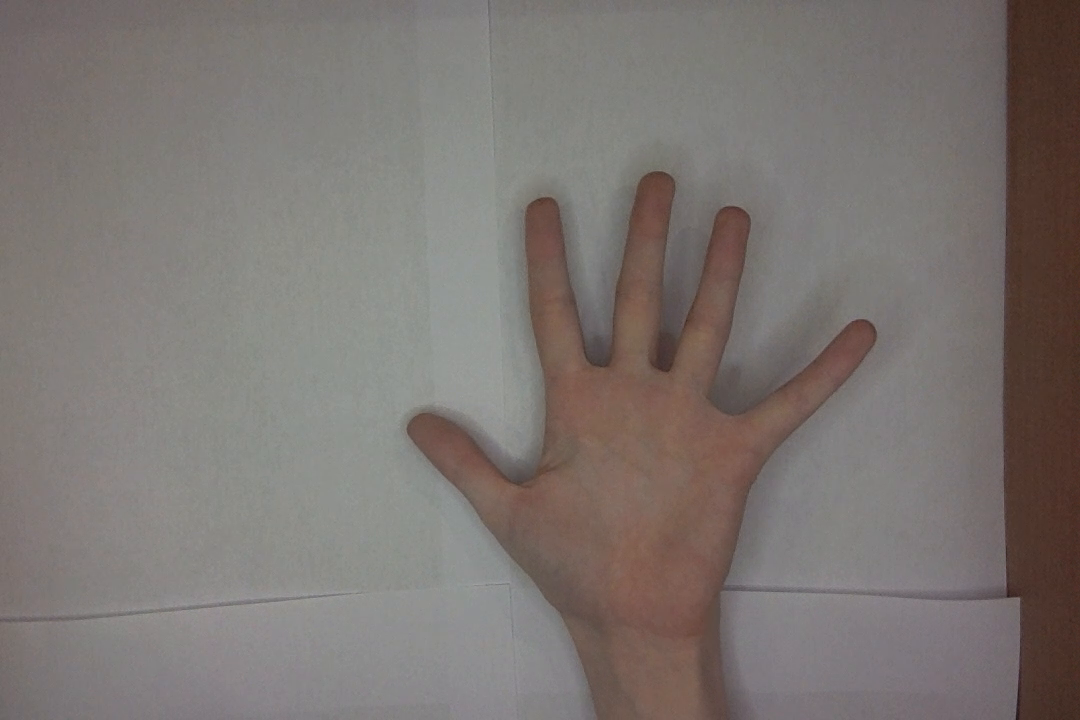
#> input picture frame 8 of handMovie3.mov, 1080 x 720 px, given in place of the camera
$ python thresholdDemo.py   (older library calls are emulated)
#> lines starting #> are read from the running program, lines starting #| are printed output that depends on the picture; after the words box and inside, x2 and y2 are one past the last pixel; in counts of white or black regions, pixels touching at a corner belong together
from __future__ import print_function
import cv2
import argparse
import numpy as np
max_value = 255
max_type = 4
max_binary_value = 255
trackbar_type = 'Type: \n 0: Binary \n 1: Binary Inverted \n 2: Truncate \n 3: To Zero \n 4: To Zero Inverted'
trackbar_value = 'Value'
trackbar_blur = 'Blur kernel size'
window_name = 'Threshold Demo'
isColor = False

def nothing(x):
    pass


cam = cv2.VideoCapture(0)
cv2.namedWindow(window_name)
cv2.createTrackbar(trackbar_type, window_name , 3, max_type, nothing)
# Create Trackbar to choose Threshold value
cv2.createTrackbar(trackbar_value, window_name , 0, max_value, nothing)
# Call the function to initialize
cv2.createTrackbar(trackbar_blur, window_name , 1, 20, nothing)
# create switch for ON/OFF functionality
color_switch = 'Color'
cv2.createTrackbar(color_switch, window_name,0,1,nothing)
cv2.createTrackbar('Contours', window_name,0,1,nothing)
while True:
    ret, frame = cam.read()
#> frame is the input picture: shape (720, 1080, 3); mean B, G, R 113.2, 116.8, 123.8
    if not ret:
        break

    #0: Binary
    #1: Binary Inverted
    #2: Threshold Truncated
    #3: Threshold to Zero
    #4: Threshold to Zero Inverted
    threshold_type = cv2.getTrackbarPos(trackbar_type, window_name)
    threshold_value = cv2.getTrackbarPos(trackbar_value, window_name)
    blur_value = cv2.getTrackbarPos(trackbar_blur, window_name)
    blur_value = blur_value+ (  blur_value%2==0)
    isColor = (cv2.getTrackbarPos(color_switch, window_name) == 1)
    findContours = (cv2.getTrackbarPos('Contours', window_name) == 1)

    #convert to grayscale
    if isColor == False:
        src_gray = cv2.cvtColor(frame, cv2.COLOR_BGR2GRAY)
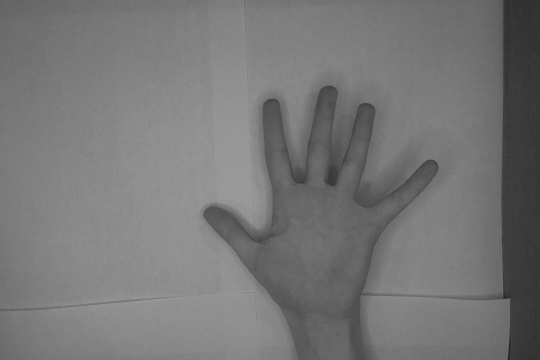
#> src_gray: shape (720, 1080) (shown at 1/2 size); min 26, max 160, mean 118.4
        _, dst = cv2.threshold(src_gray, threshold_value, max_binary_value, threshold_type )
        blur = cv2.GaussianBlur(dst,(blur_value,blur_value),0)
        if findContours:
            _, contours, hierarchy = cv2.findContours( blur, cv2.RETR_TREE,cv2.CHAIN_APPROX_SIMPLE )
            blur = cv2.cvtColor(blur, cv2.COLOR_GRAY2BGR)  #add this line
            output = cv2.drawContours(blur, contours, -1, (0, 255, 0), 1)
            print(str(len(contours))+"\n")
        else:
            output = blur


    else:
        _, dst = cv2.threshold(frame, threshold_value, max_binary_value, threshold_type )
        blur = cv2.GaussianBlur(dst,(blur_value,blur_value),0)
        output = blur


    lower_HSV = np.array([0, 40, 0], dtype = "uint8")
    upper_HSV = np.array([25, 255, 255], dtype = "uint8")

    convertedHSV = cv2.cvtColor(frame, cv2.COLOR_BGR2HSV)
#> convertedHSV: shape (720, 1080, 3); mean H, S, V 40.9, 27.2, 124.2
    skinMaskHSV = cv2.inRange(convertedHSV, lower_HSV, upper_HSV)
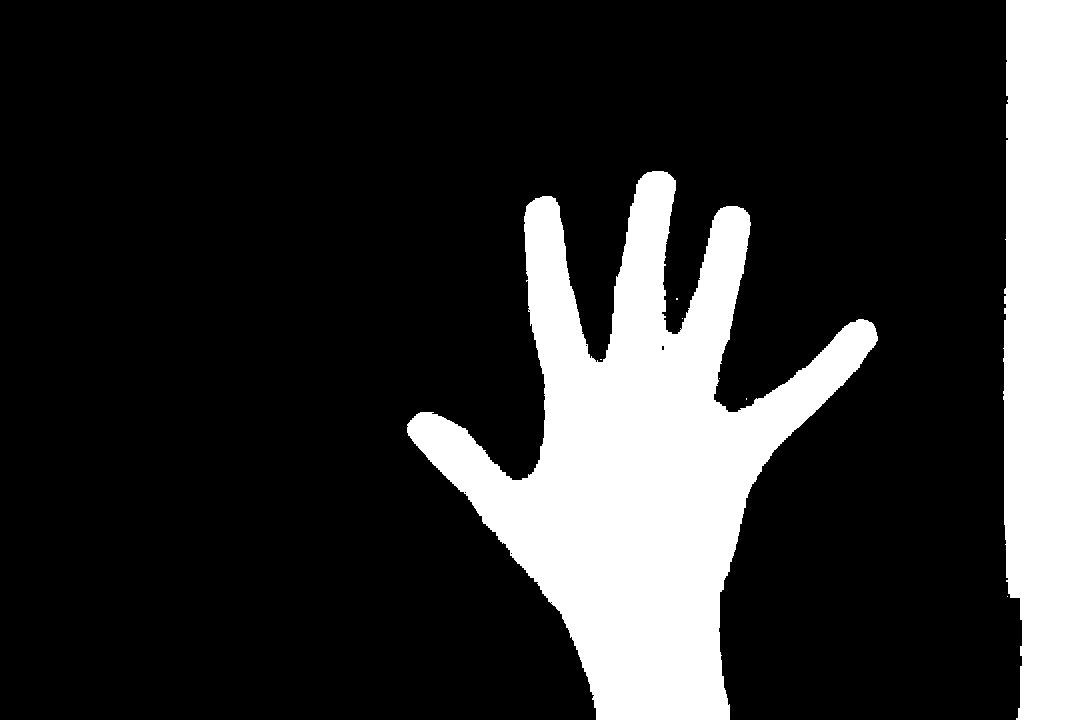
#> skinMaskHSV: shape (720, 1080); 19.9% white; 8 white regions (6 under 20 px), largest, box (x1, y1, x2, y2) and area: (407, 171, 878, 720) 102684, (1003, 0, 1080, 720) 51942


    lower_YCrCb = np.array((0, 138, 67), dtype = "uint8")
    upper_YCrCb = np.array((255, 173, 133), dtype = "uint8")

    convertedYCrCb = cv2.cvtColor(frame, cv2.COLOR_BGR2YCrCb)
#> convertedYCrCb: shape (720, 1080, 3); mean of channels 0, 1, 2 118.4, 131.8, 125.1
    skinMaskYCrCb = cv2.inRange(convertedYCrCb, lower_YCrCb, upper_YCrCb)
#> skinMaskYCrCb: shape (720, 1080); 18.3% white; 20 white regions (15 under 20 px), largest, box (x1, y1, x2, y2) and area: (408, 172, 876, 720) 90912, (1004, 0, 1080, 720) 50808, (572, 626, 592, 662) 380, (592, 656, 598, 674) 84, (598, 710, 600, 720) 20

    skinMask = cv2.add(skinMaskHSV,skinMaskYCrCb)
#> skinMask: shape (720, 1080); 19.9% white; 8 white regions (6 under 20 px), largest, box (x1, y1, x2, y2) and area: (407, 171, 878, 720) 102692, (1003, 0, 1080, 720) 51966

    kernel = cv2.getStructuringElement(cv2.MORPH_ELLIPSE, (7, 7))
    skinMask = cv2.erode(skinMask, kernel, iterations = 2)
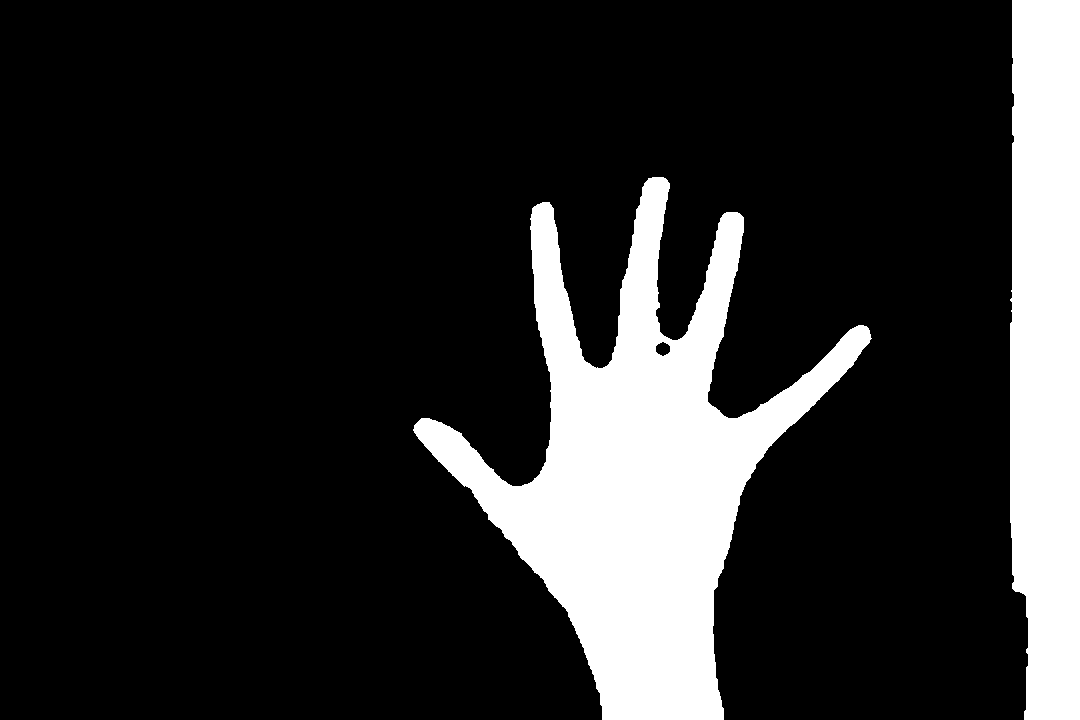
#> skinMask: shape (720, 1080); 17.4% white; 2 white regions, box (x1, y1, x2, y2) and area: (413, 177, 872, 720) 87668, (1010, 0, 1080, 720) 47472
    skinMask = cv2.dilate(skinMask, kernel, iterations = 2)
#> skinMask: shape (720, 1080); 19.8% white; 2 white regions, box (x1, y1, x2, y2) and area: (407, 171, 878, 720) 102334, (1004, 0, 1080, 720) 51910

    # blur the mask to help remove noise, then apply the
    # mask to the frame
    skinMask = cv2.GaussianBlur(skinMask, (3, 3), 0)
    skin = cv2.bitwise_and(frame, frame, mask = skinMask)
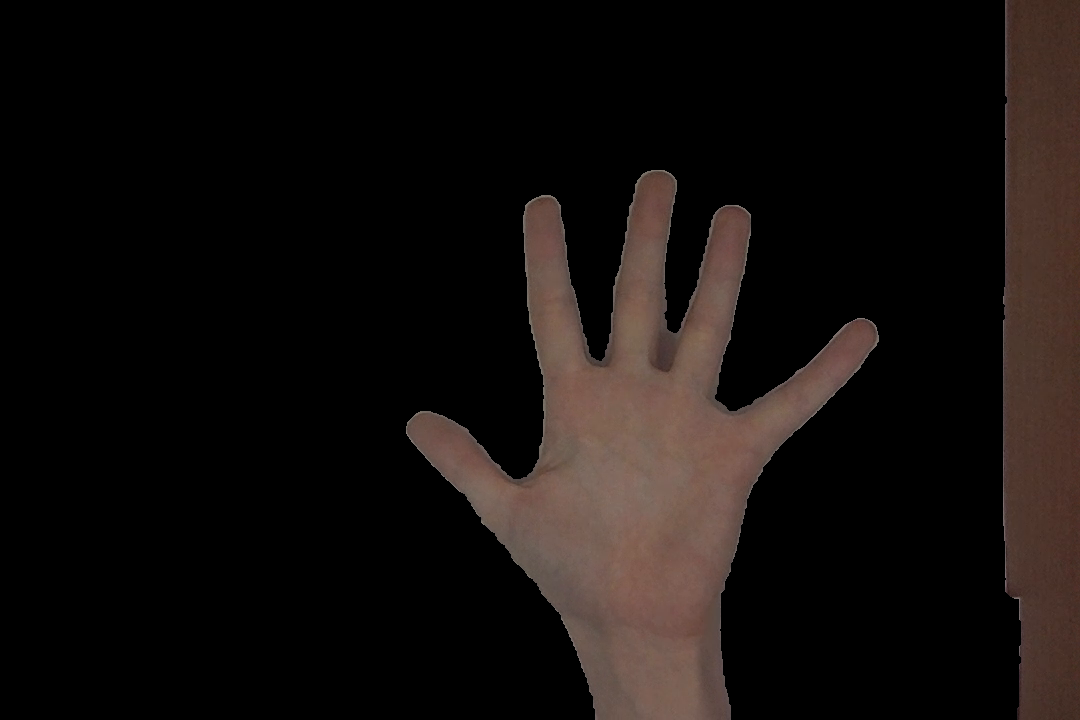
#> skin: shape (720, 1080, 3); mean B, G, R 13.7, 15.6, 20.6


    cv2.imshow(window_name, output)
    k = cv2.waitKey(1) #k is the key pressed
#> (key Esc is pressed here)
    if k == 27 or k==113:  #27, 113 are ascii for escape and q respectively
        #exit
        cv2.destroyAllWindows()
        cam.release()
        break

$ run again, starting later in the video
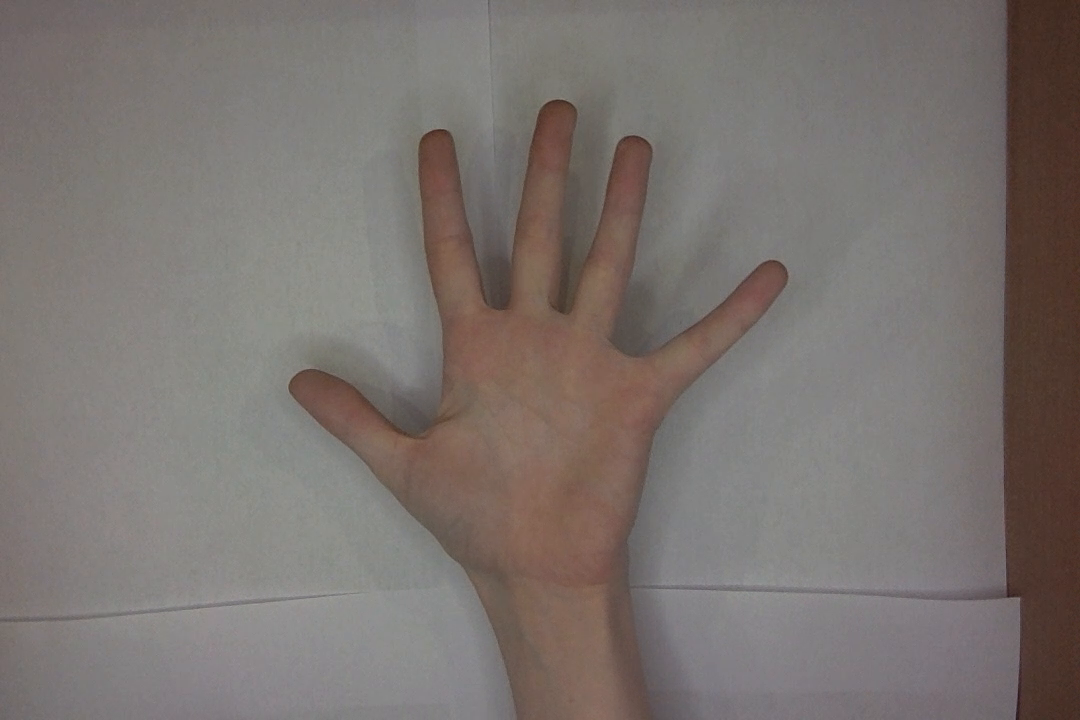
#> input picture frame 37 of handMovie3.mov, 1080 x 720 px, given in place of the camera
#> frame is the input picture: shape (720, 1080, 3); mean B, G, R 111, 114.7, 122.3
#> convertedHSV: shape (720, 1080, 3); mean H, S, V 39.9, 28.2, 122.5
#> `skinMaskHSV = cv2.inRange(convertedHSV, lower_HSV, upper_HSV)`:
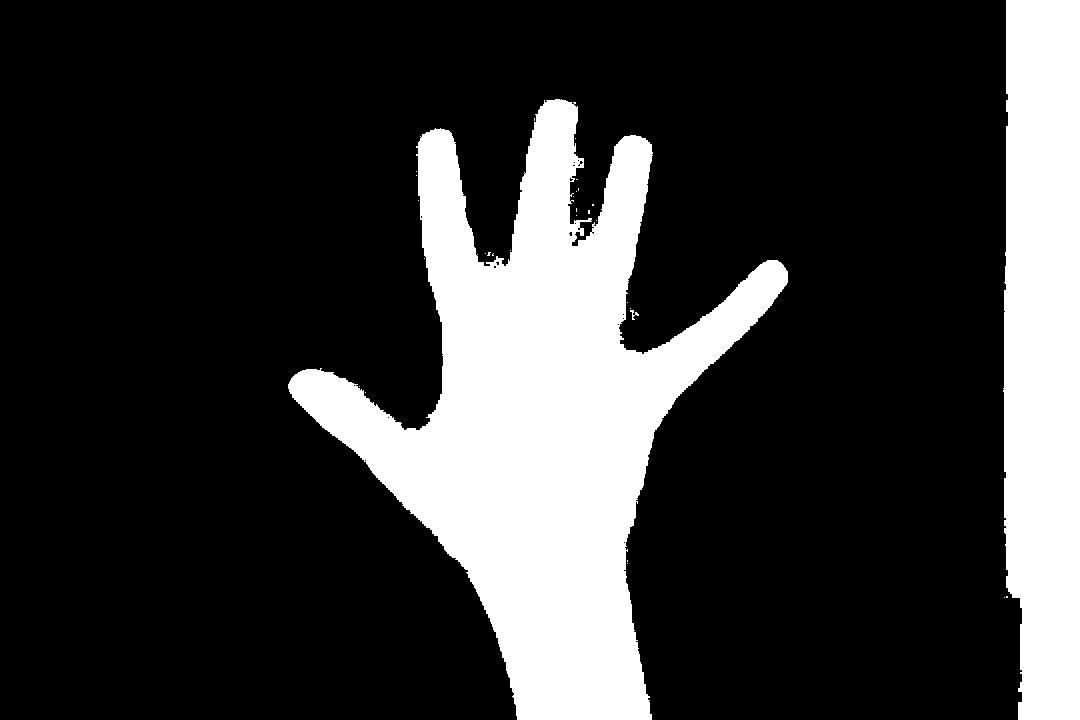
#> skinMaskHSV: shape (720, 1080); 22.2% white; 30 white regions (27 under 20 px), largest, box (x1, y1, x2, y2) and area: (288, 99, 788, 720) 120243, (1003, 0, 1080, 720) 51946, (630, 310, 639, 320) 34
#> convertedYCrCb: shape (720, 1080, 3); mean of channels 0, 1, 2 116.5, 132.1, 124.9
#> skinMaskYCrCb: shape (720, 1080); 20% white; 8 white regions (5 under 20 px), largest, box (x1, y1, x2, y2) and area: (290, 100, 788, 720) 104720, (1004, 0, 1080, 720) 50844, (474, 576, 496, 620) 268
#> `skin = cv2.bitwise_and(frame, frame, mask = skinMask)`:
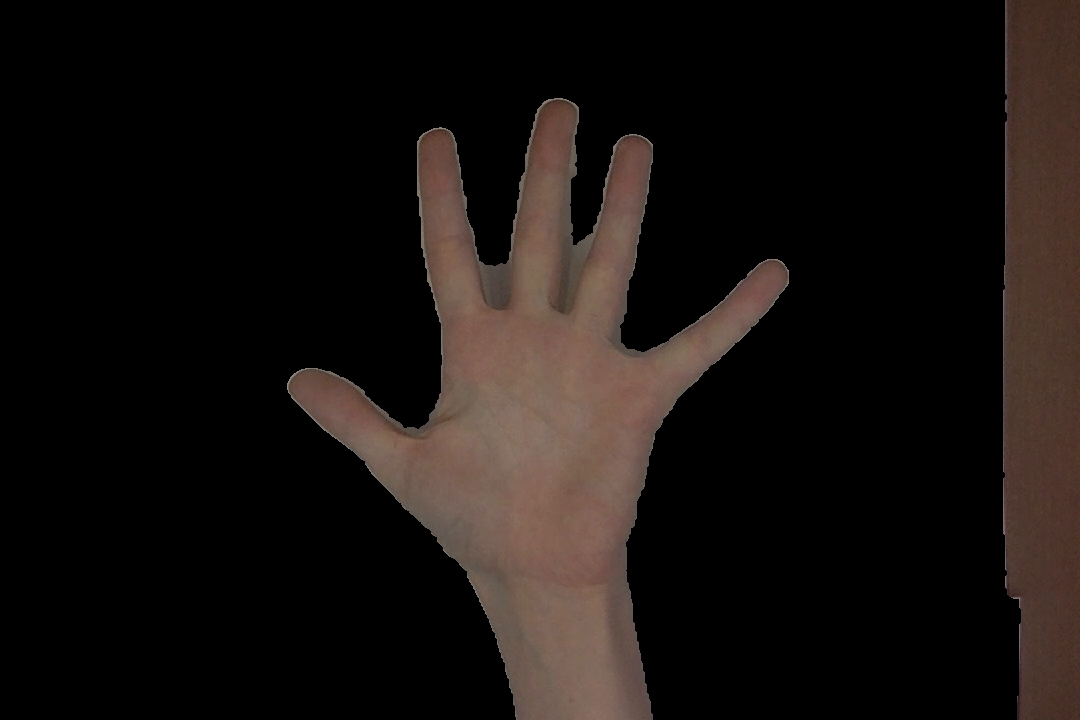
#> skin: shape (720, 1080, 3); mean B, G, R 15.9, 18.3, 23.7
